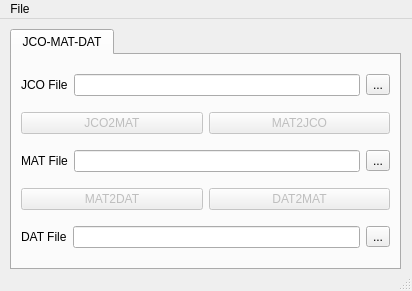
<?xml version="1.0" encoding="UTF-8"?>
<ui version="4.0">
 <class>MainWindow</class>
 <widget class="QMainWindow" name="MainWindow">
  <property name="geometry">
   <rect>
    <x>0</x>
    <y>0</y>
    <width>412</width>
    <height>291</height>
   </rect>
  </property>
  <property name="windowTitle">
   <string>FePEST Server Monitor</string>
  </property>
  <widget class="QWidget" name="centralwidget">
   <widget class="QTabWidget" name="tabWidget">
    <property name="geometry">
     <rect>
      <x>10</x>
      <y>10</y>
      <width>391</width>
      <height>241</height>
     </rect>
    </property>
    <property name="currentIndex">
     <number>0</number>
    </property>
    <widget class="QWidget" name="tab_slaves">
     <attribute name="title">
      <string>JCO-MAT-DAT</string>
     </attribute>
     <layout class="QGridLayout" name="gridLayout_2">
      <item row="4" column="0">
       <layout class="QGridLayout" name="gridLayout_4">
        <item row="0" column="2">
         <widget class="QToolButton" name="toolButtonSelectMATFile">
          <property name="text">
           <string>...</string>
          </property>
         </widget>
        </item>
        <item row="0" column="1">
         <widget class="QLineEdit" name="lineEditMATFilePath">
          <property name="text">
           <string/>
          </property>
         </widget>
        </item>
        <item row="0" column="0">
         <widget class="QLabel" name="labelInputFilePath_3">
          <property name="text">
           <string>MAT File</string>
          </property>
         </widget>
        </item>
       </layout>
      </item>
      <item row="2" column="0">
       <layout class="QGridLayout" name="gridLayout_3">
        <item row="0" column="0">
         <widget class="QPushButton" name="pushButtonRunJCO2MAT">
          <property name="enabled">
           <bool>false</bool>
          </property>
          <property name="text">
           <string>JCO2MAT</string>
          </property>
         </widget>
        </item>
        <item row="0" column="1">
         <widget class="QPushButton" name="pushButtonRunMAT2JCO">
          <property name="enabled">
           <bool>false</bool>
          </property>
          <property name="text">
           <string>MAT2JCO</string>
          </property>
         </widget>
        </item>
       </layout>
      </item>
      <item row="5" column="0">
       <layout class="QGridLayout" name="gridLayout_5">
        <item row="0" column="0">
         <widget class="QPushButton" name="pushButtonRunMAT2DAT">
          <property name="enabled">
           <bool>false</bool>
          </property>
          <property name="text">
           <string>MAT2DAT</string>
          </property>
         </widget>
        </item>
        <item row="0" column="1">
         <widget class="QPushButton" name="pushButtonRunDAT2MAT">
          <property name="enabled">
           <bool>false</bool>
          </property>
          <property name="text">
           <string>DAT2MAT</string>
          </property>
         </widget>
        </item>
       </layout>
      </item>
      <item row="1" column="0">
       <layout class="QGridLayout" name="gridLayout">
        <item row="0" column="2">
         <widget class="QToolButton" name="toolButtonSelectJCOFile">
          <property name="text">
           <string>...</string>
          </property>
         </widget>
        </item>
        <item row="0" column="1">
         <widget class="QLineEdit" name="lineEditJCOFilePath">
          <property name="text">
           <string/>
          </property>
         </widget>
        </item>
        <item row="0" column="0">
         <widget class="QLabel" name="labelInputFilePath">
          <property name="text">
           <string>JCO File</string>
          </property>
         </widget>
        </item>
       </layout>
      </item>
      <item row="6" column="0">
       <layout class="QGridLayout" name="gridLayout_6">
        <item row="0" column="2">
         <widget class="QToolButton" name="toolButtonSelectDATFile">
          <property name="text">
           <string>...</string>
          </property>
         </widget>
        </item>
        <item row="0" column="1">
         <widget class="QLineEdit" name="lineEditDATFilePath">
          <property name="text">
           <string/>
          </property>
         </widget>
        </item>
        <item row="0" column="0">
         <widget class="QLabel" name="labelInputFilePath_4">
          <property name="text">
           <string>DAT File</string>
          </property>
         </widget>
        </item>
       </layout>
      </item>
     </layout>
    </widget>
   </widget>
   <zorder>tabWidget</zorder>
   <zorder>pushButtonRunMAT2JCO</zorder>
   <zorder>pushButtonRunJCO2MAT</zorder>
   <zorder>pushButtonRunMAT2DAT</zorder>
   <zorder>pushButtonRunDAT2MAT</zorder>
   <zorder>lineEditJCOFilePath</zorder>
  </widget>
  <widget class="QMenuBar" name="menubar">
   <property name="geometry">
    <rect>
     <x>0</x>
     <y>0</y>
     <width>412</width>
     <height>21</height>
    </rect>
   </property>
   <widget class="QMenu" name="menuFile">
    <property name="title">
     <string>File</string>
    </property>
    <addaction name="actionOpen"/>
   </widget>
   <addaction name="menuFile"/>
  </widget>
  <widget class="QStatusBar" name="statusbar"/>
  <action name="actionOpen">
   <property name="text">
    <string>Open ...</string>
   </property>
  </action>
 </widget>
 <resources/>
 <connections/>
</ui>
